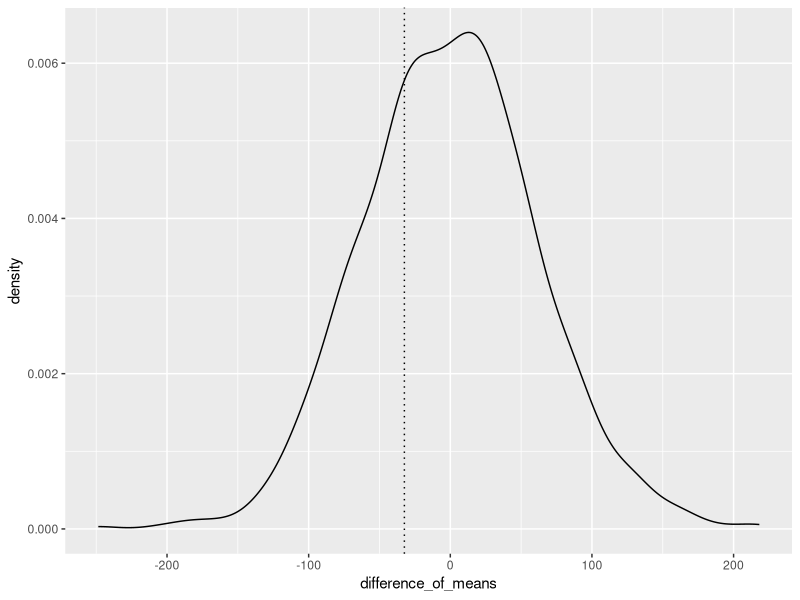

The R script that drew this image:
## ---- chunk 1
#| warning: false
library("dplyr")

# This function computes the difference in sample means for Adelie and
# Chinstrap penguins.
difference_of_means_ac = function(data) {
  adelie = filter(data, species == "Adelie")
  chinstrap = filter(data, species == "Chinstrap")

  mean_a = mean(adelie$body_mass_g, na.rm = TRUE)
  mean_c = mean(chinstrap$body_mass_g, na.rm = TRUE)

  mean_a - mean_c
}
## ---- chunk 2
#| warning: false
library("palmerpenguins")

penguins_ac = filter(penguins, species %in% c("Adelie", "Chinstrap"))
diff_ac = difference_of_means_ac(penguins_ac)
diff_ac
## ---- chunk 3
library("purrr")

set.seed(12099)

# Resample `species` by shuffling (no replacement).
perm_resamples = map(seq_len(1000), \(i) {
  samp = penguins_ac
  samp$species = sample(samp$species)

  samp
})
## ---- chunk 4
difference_of_means_ac(perm_resamples[[1]])
## ---- chunk 5
perm_diffs_ac = map_dbl(perm_resamples, difference_of_means_ac)
## ---- chunk 6
#| label: fig-permutation-density
#| fig-cap: >
#|     Density plot of the sampling distribution of the difference of means,
#|     assuming the null hypothesis that the means are equal is true. The
#|     dotted vertical line marks the value of the original sample statistic.
library("ggplot2")

ggplot(data.frame(difference_of_means = perm_diffs_ac)) +
  aes(x = difference_of_means) +
  geom_density() +
  geom_vline(xintercept = diff_ac, linetype = "dotted")
## ---- chunk 7
ecdf(perm_diffs_ac)(diff_ac)
